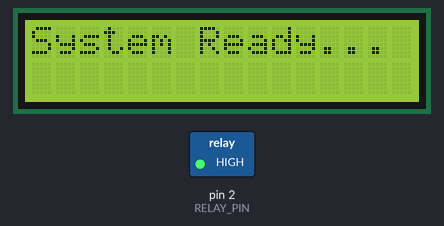
The sketch below on a simulated Arduino Uno, built with avr-gcc and run on an emulated ATmega328P. Shown: 16×2 character LCD, switched loads named in the sketch (green lamp = pin HIGH). The local clock reads 2024-03-15 10:24:30 at power-on unless the sketch sets it.

Above: at 0.1 s.
At 1.7 s:
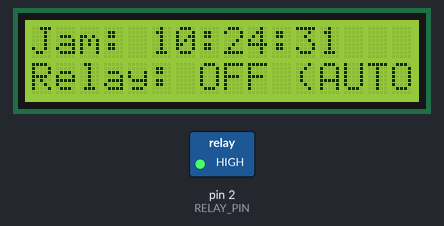
At 6.4 s:
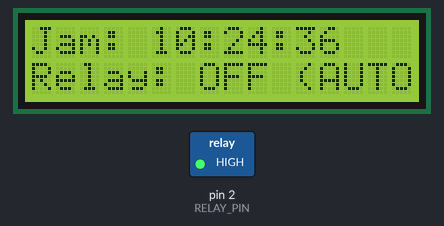
At 11.2 s:
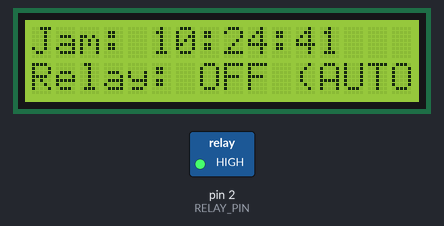
At 20.2 s:
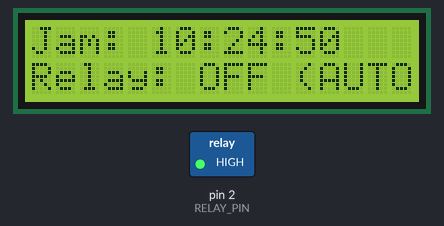
At 38.3 s:
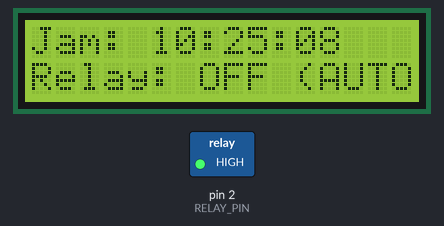

The sketch:

pray_test_module.ino
```cpp
#include <Wire.h>
#include <LiquidCrystal_I2C.h>
#include <RTClib.h>

// Inisialisasi Objek
LiquidCrystal_I2C lcd(0x27, 16, 2);
RTC_DS3231 rtc;

// Definisi Pin Relay
const int RELAY_PIN = 2;

void setup() {
  pinMode(RELAY_PIN, OUTPUT);
  digitalWrite(RELAY_PIN, HIGH); // Inisialisasi Relay OFF (Active LOW)

  // Inisialisasi LCD
  lcd.init();
  lcd.backlight();

  // Inisialisasi RTC
  if (!rtc.begin()) {
    lcd.setCursor(0, 0);
    lcd.print("RTC Tidak ADA!");
    while (1); // Berhenti jika RTC tidak terdeteksi
  }

  // --- CATATAN ATUR WAKTU ---
  // Jika RTC baru/baterai habis, hilangkan tanda // pada baris di bawah ini
  // untuk mensinkronkan waktu RTC dengan waktu kompilasi laptop/PC.
  // Setelah sekali di-upload, beri tanda // kembali lalu upload ulang.

  // rtc.adjust(DateTime(F(__DATE__), F(__TIME__)));

  lcd.setCursor(0, 0);
  lcd.print("System Ready...");
  delay(1500);
  lcd.clear();
}

void loop() {
  DateTime now = rtc.now();

  // 1. Tampilkan Jam di Baris Pertama (HH:MM:SS)
  lcd.setCursor(0, 0);
  lcd.print("Jam: ");
  if (now.hour() < 10) lcd.print('0');
  lcd.print(now.hour());
  lcd.print(':');
  if (now.minute() < 10) lcd.print('0');
  lcd.print(now.minute());
  lcd.print(':');
  if (now.second() < 10) lcd.print('0');
  lcd.print(now.second());

  // 2. Logika Kontrol Relay Berdasarkan Waktu
  // Contoh: Relay menyala ON di jam 18:00 (6 sore) hingga jam 06:00 (6 pagi)
  bool relayShouldBeOn = (now.hour() >= 18 || now.hour() < 6);

  if (relayShouldBeOn) {
    digitalWrite(RELAY_PIN, LOW);  // Relay ON
    lcd.setCursor(0, 1);
    lcd.print("Relay: ON  (AUTO)");
  } else {
    digitalWrite(RELAY_PIN, HIGH); // Relay OFF
    lcd.setCursor(0, 1);
    lcd.print("Relay: OFF (AUTO)");
  }

  delay(500); // Refresh tampilan setiap 0.5 detik
}
```

Measured:
- what the display in image 1 shows lasts 0.5 s, from 1.6 s to 2.1 s
- what the display in image 2 shows lasts 1.1 s, from 6.4 s to 7.5 s
